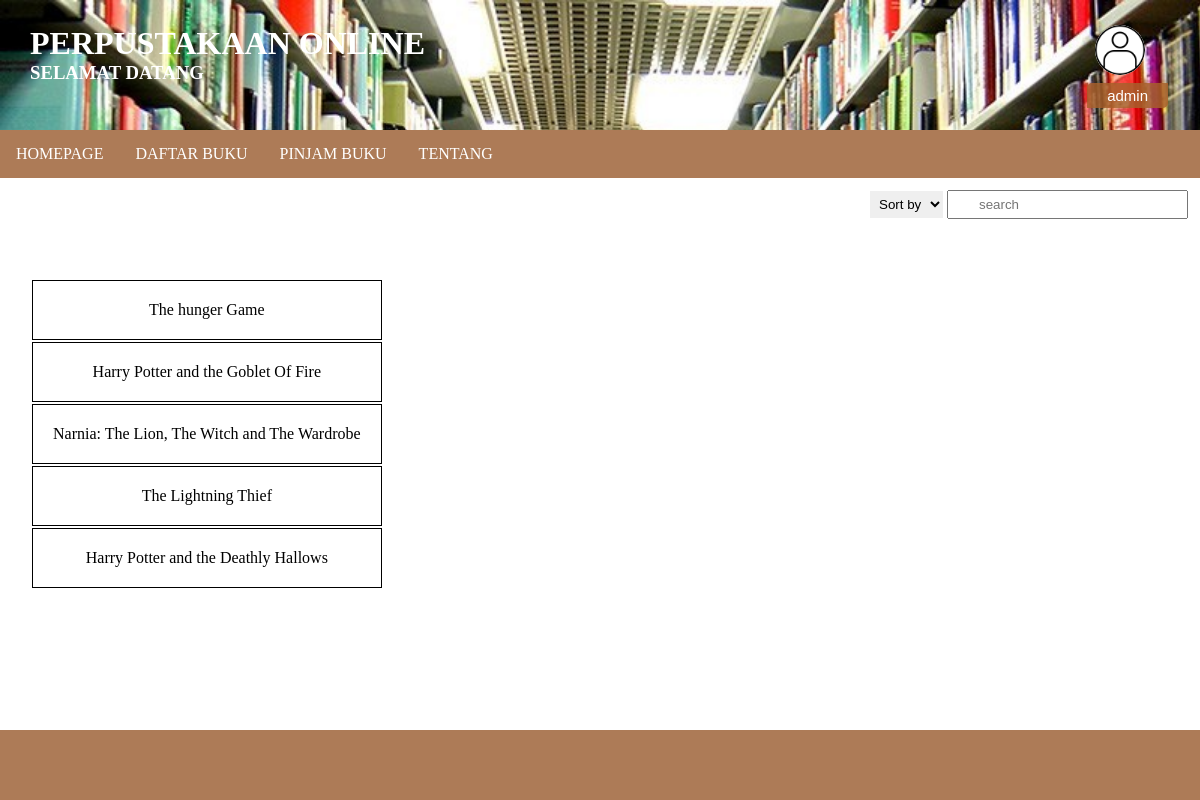
The app's page /User-page/listbuku.php (signed in) with its own data.
### tables this page shows
CREATE TABLE `buku` (
  `id_buku` INT(11) NOT NULL,
  `judul_buku` VARCHAR(50) NOT NULL,
  `nama_penerbit` VARCHAR(20) NOT NULL,
  `ISBN` VARCHAR(30) NOT NULL,
  `Tahun` YEAR(4) NOT NULL,
  `kategori` VARCHAR(20) NOT NULL,
  `stock` INT(11) NOT NULL,
  `status_buku` TINYINT(1) NOT NULL
);

### User-page/listbuku.php (the view, shortened to what this page needs)
<?php
include 'db_connection.php';
$query = "SELECT * FROM buku";
$data = mysqli_query($conn, $query);
?>
<!DOCTYPE html>
<html lang="en">
<head>
    <link rel="stylesheet" href="css\newhpcss.css">
</head>
<body>
    <div class="main">
        <div class="header" style="background-image: url(../gambar/perpus.jpg);">
            <div class="usrprofile">
                <img src="../gambar/user.png" alt="image-user"><br>
                <button onclick="myFunction();" class="btn"><?php echo $_SESSION['username']; ?></button>
            </div>
            <a href="Homepage.php">
                <h1>PERPUSTAKAAN ONLINE</h1>
                <h3>SELAMAT DATANG</h3>
            </a>
        </div>
        <div class="nav">
            <a href="Homepage.php">HOMEPAGE</a>
            <a href="listbuku.php">DAFTAR BUKU</a>
            <a href="pinjam.php">PINJAM BUKU</a>
            <a href="#">TENTANG</a>
        </div>
        <div class="utility">
            <select name="sort" id="sort">
                <option selected disabled>Sort by</option>
            </select>
            <input type="search" name="search" id="search" placeholder="search">
        </div>
        <div class="data">
            <table>
                <?php
                while ($x = mysqli_fetch_array($data)) {
                ?>
                    <tr>
                        <td><a href="view.php?no=<?php echo $x['id_buku']; ?>">
                                <?php echo $x['judul_buku']; ?></a>
                        </td>
                    </tr>
                <?php
                }
                ?>
            </table>
        </div>
        <footer>
        </footer>
    </div>
</body>
</html>

### User-page/css/newhpcss.css (style rules this page uses)
* { padding: 0px; margin: 0px; }
.header { height: 80px; padding: 25px 30px; background-repeat: no-repeat; background-attachment: fixed; background-size: cover; }
.header a { color: white; text-decoration: none; }
.usrprofile { float: right; position: relative; display: inline-block; }
.usrprofile img { background-color: white; padding-top: 0px; width: 50px; margin-left: 10px; border-radius: 25px; }
.header button { background-color: rgba(168, 96, 45, 0.842); border: none; color: white; padding: 4px 20px; text-align: center; text-decoration: none; display: inline-block; font-size: 15px; margin: 4px 2px; cursor: pointer; border-bottom-right-radius: 5px; border-top-left-radius: 5px; }
.nav { overflow: hidden; background-color: rgb(173, 123, 87); }
.nav a { float: left; text-decoration: none; color: white; display: block; padding: 15px 16px; }
.header button { float: right; }
.utility { float: right; display: block; margin: 12px; }
.utility input { padding: 5px 30px; }
.utility select { padding: 5px; border: none; }
.data { margin-left: 30px; margin-top: 100px; width: 70%; }
.data td { padding: 20px; }
.data a { text-decoration: none; color: black; cursor: pointer; }
.data-pinjaman table, tr, td { border: 1px solid black; border-collapse: collapse; padding: 20px; text-align: center; }
footer { position: absolute; background-color: rgb(173, 123, 87); height: 70px; width: 100%; color: white; bottom: 0px; text-align: center; }

### records on screen
buku: judul_buku "The hunger Game"
buku: judul_buku "Harry Potter and the Goblet Of Fire"
buku: judul_buku "Narnia: The Lion, The Witch and The Wardrobe"
buku: judul_buku "The Lightning Thief"
buku: judul_buku "Harry Potter and the Deathly Hallows"

### other values on screen
$_SESSION['username'] "admin"
